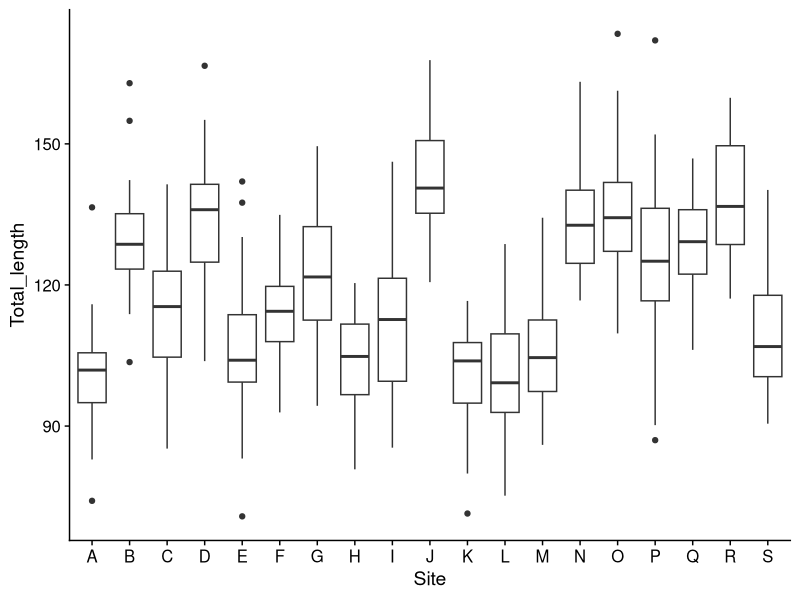

Write R code to recreate this figure.
## ---- chunk 1
# This invisible block is a workaround for Travis CI not having the tidyverse meta-package; 
library(ggplot2)
library(dplyr)
library(readr)
library(tibble)
library(forcats)
library(cowplot)
theme_set(theme_cowplot())
lizards <- read_csv("example_data/anoles.csv") # See Appendix A if you don't have this data
# Capture View()
real_view = View
View = function(x,...) knitr::kable(head(x))
## ---- chunk 2
log(mean(sqrt(abs(-50:50))), base = 12)
## ---- chunk 3
-50:50 %>% abs() %>% sqrt() %>% 
  mean() %>% log(base = 12)
## ---- chunk 4
mutate(.data = lizards, total_length = SVL + Tail) %>% 
  View() # Use View to look at the results in RStudio
## ---- chunk 5
mutate(lizards, # generally, the .data argument is not named
       # All subsequent arguments refer to new columns
       total_length = SVL + Tail,
       rel_limb = Limb/SVL,
       log_total_length = log(total_length),
       # You can also change an existing column by saving something to its name
       Color_morph = paste(Color_morph, "morph") # add "morph" after each color
       ) %>% View()
## ---- chunk 6
lizards_full = lizards %>% # It's also traditional to pipe the data argument in
  mutate(total_length = SVL + Tail,
         rel_limb = Limb/SVL,
         log_total_length = log(total_length)) 
## ---- chunk 7
lizards %>% 
  mutate(Total_length = SVL + Tail) %>% 
  ggplot(aes(x = Site, y = Total_length)) +
  geom_boxplot()
## ---- chunk 8
lizards %>% mutate(
  intercept = 1, # Add a constant
  row_number = 1:n() # the n() function tells you how many rows are 
    # in the current data frame (it only works in mutate & related functions)
) %>%  View()
